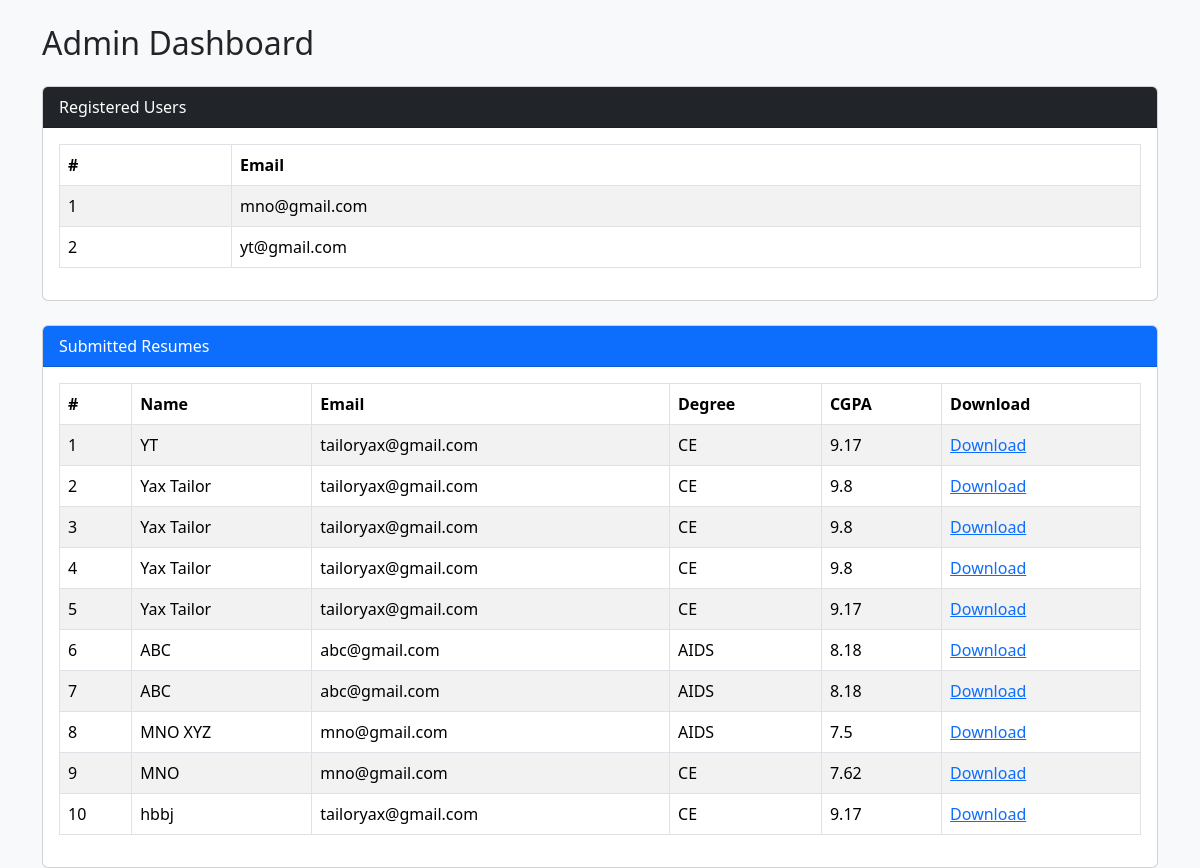
The app's page /admin_dashboard (signed in), older data.
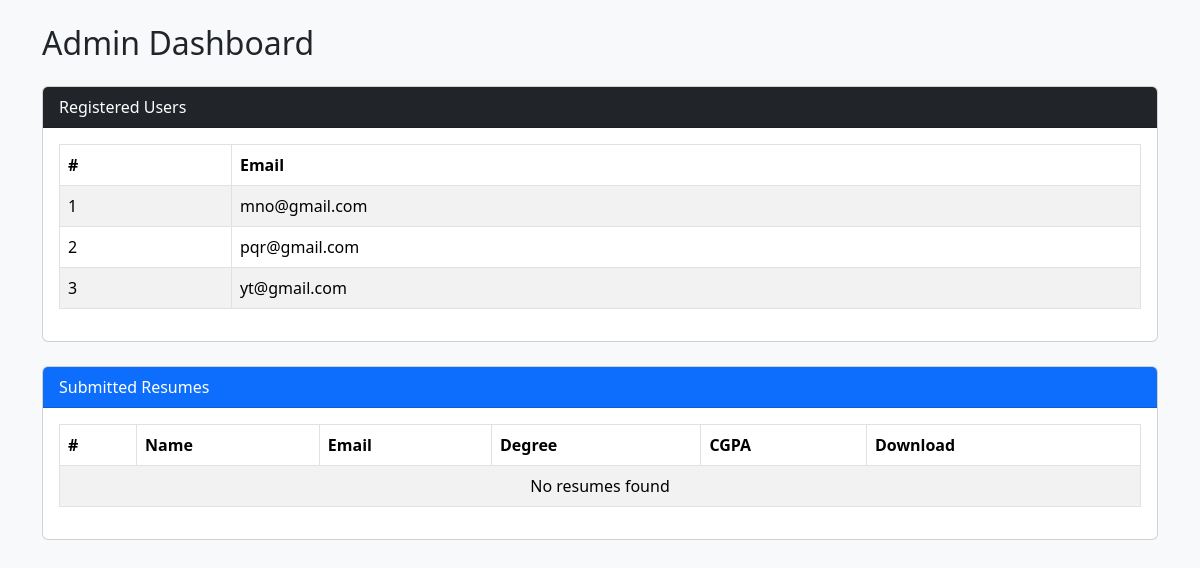
The same page, newer data.
### tables this page shows
CREATE TABLE users (
            email TEXT PRIMARY KEY,
            password TEXT
        );

CREATE TABLE resumes (
        id INTEGER PRIMARY KEY AUTOINCREMENT,
        user_email TEXT,
        name TEXT,
        phone TEXT,
        email TEXT,
        degree TEXT,
        cgpa TEXT,
        skills TEXT,
        projects TEXT,
        file_path TEXT
    );

### app.py (the view)
@app.route("/admin_dashboard")
def admin_dashboard():
    if not session.get("admin"):
        return "Unauthorized", 401
    conn = get_db()
    cur = conn.cursor()
    cur.execute("SELECT email FROM users")
    users = cur.fetchall()
    cur.execute("""
    SELECT name, email, degree, cgpa, file_path
    FROM resumes
    """)
    resumes = cur.fetchall()
    conn.close()
    return render_template("admin.html", users=users, resumes=resumes)

### app.py (called while the page is built)
def get_db():
    return sqlite3.connect(DB_NAME)

### templates/admin.html (shortened to what this page needs)
<!DOCTYPE html>
<html lang="en">
<head>
    <link href="https://cdn.jsdelivr.net/npm/bootstrap@5.3.2/dist/css/bootstrap.min.css" rel="stylesheet">
</head>
<body class="bg-light">
<div class="container mt-4">
    <h2 class="mb-4">Admin Dashboard</h2>
    <div class="card mb-4">
        <div class="card-header bg-dark text-white">
            Registered Users
        </div>
        <div class="card-body">
            <table class="table table-bordered table-striped">
                <thead>
                    <tr>
                        <th>#</th>
                        <th>Email</th>
                    </tr>
                </thead>
                <tbody>
                    {% for user in users %}
                    <tr>
                        <td>{{ loop.index }}</td>
                        <td>{{ user[0] }}</td>
                    </tr>
                    {% else %}
                    <tr>
                        <td colspan="2" class="text-center">No users found</td>
                    </tr>
                    {% endfor %}
                </tbody>
            </table>
        </div>
    </div>
    <div class="card">
        <div class="card-header bg-primary text-white">
            Submitted Resumes
        </div>
        <div class="card-body">
            <table class="table table-bordered table-striped">
                <thead>
                    <tr>
                        <th>#</th>
                        <th>Name</th>
                        <th>Email</th>
                        <th>Degree</th>
                        <th>CGPA</th>
                        <th>Download</th>
                    </tr>
                </thead>
                <tbody>
                    {% for r in resumes %}
                    <tr>
                        <td>{{ loop.index }}</td>
                        <td>{{ r[0] }}</td>
                        <td>{{ r[1] }}</td>
                        <td>{{ r[2] }}</td>
                        <td>{{ r[3] }}</td>
                        <td>
                            <a href="/download/{{ r[4].split('/')[-1] }}">Download</a>
                        </td>
                    </tr>
                    {% else %}
                    <tr>
                        <td colspan="6" class="text-center">No resumes found</td>
                    </tr>
                    {% endfor %}
                </tbody>
            </table>
        </div>
    </div>
</div>
</body>
</html>

Row changes from the older to the newer data that the page shows:
removed resumes: name "YT", email "tailoryax@gmail.com", degree "CE", cgpa "9.17"
removed resumes: name "Yax Tailor", email "tailoryax@gmail.com", degree "CE", cgpa "9.8"
removed resumes: name "Yax Tailor", email "tailoryax@gmail.com", degree "CE", cgpa "9.8"
removed resumes: name "Yax Tailor", email "tailoryax@gmail.com", degree "CE", cgpa "9.8"
removed resumes: name "Yax Tailor", email "tailoryax@gmail.com", degree "CE", cgpa "9.17"
removed resumes: name "ABC", email "abc@gmail.com", degree "AIDS", cgpa "8.18"
removed resumes: name "ABC", email "abc@gmail.com", degree "AIDS", cgpa "8.18"
removed resumes: name "MNO XYZ", email "mno@gmail.com", degree "AIDS", cgpa "7.5"
removed resumes: name "MNO", email "mno@gmail.com", degree "CE", cgpa "7.62"
removed resumes: name "hbbj", email "tailoryax@gmail.com", degree "CE", cgpa "9.17"
added users: email "pqr@gmail.com"
Text that changed along with them:
text now shown: "No resumes found"
